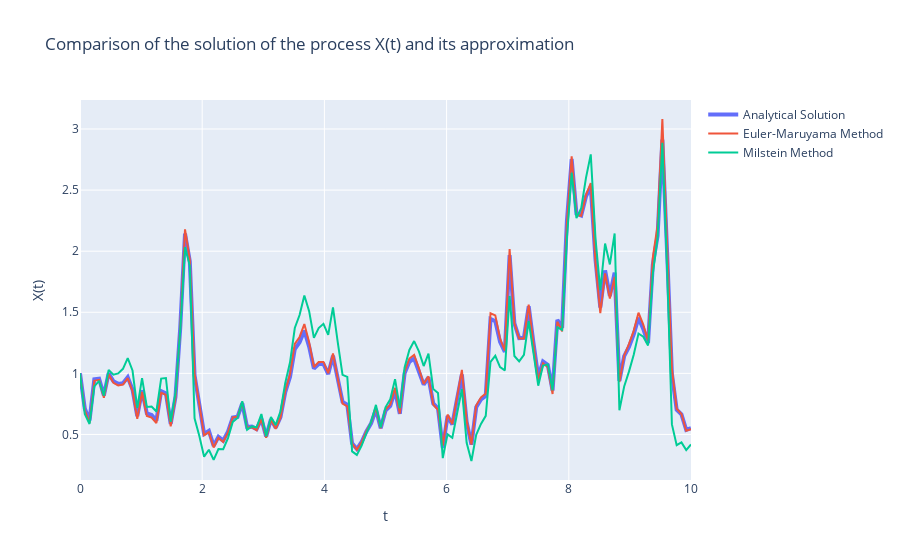

Write notebook code for a chart like this one.
### Code cell
#Plotting
fig = go.Figure()
#Analytical solution
A = df_compare[df_compare.Method == 'Analytical']
#Euler-Maruyama
EM = df_compare[df_compare.Method == 'Euler-Maruyama']
#Milstein
M = df_compare[df_compare.Method == 'Milstein']


#Add traces
fig.add_trace(go.Scatter(x=A.t, y=A.X,
                    mode='lines',
                    line = dict(width=4,),
                    name='Analytical Solution'))
fig.add_trace(go.Scatter(x=EM.t, y=EM.X,
                    mode='lines',
                    name='Euler-Maruyama Method'))
fig.add_trace(go.Scatter(x=M.t, y=M.X,
                    mode='lines',
                    name='Milstein Method'))
fig.update_layout(title='Comparison of the solution of the process X(t) and its approximation',
                   xaxis_title='t',
                   yaxis_title='X(t)')

fig.show()

### Figure 1 — Plotly figure (JSON) as saved in the notebook; plotly's stock layout.template omitted (floating-point values rounded to 4 significant figures; data arrays with more than 128 entries replaced by an {"elided": "..."} marker saying what was removed)
{"data": [{"line": {"width": 4}, "mode": "lines", "name": "Analytical Solution", "type": "scatter", "x": {"elided": "129 float values"}, "y": {"elided": "129 float values"}}, {"mode": "lines", "name": "Euler-Maruyama Method", "type": "scatter", "x": {"elided": "129 float values"}, "y": {"elided": "129 float values"}}, {"mode": "lines", "name": "Milstein Method", "type": "scatter", "x": {"elided": "129 float values"}, "y": {"elided": "129 float values"}}], "layout": {"title": {"text": "Comparison of the solution of the process X(t) and its approximation"}, "xaxis": {"title": {"text": "t"}}, "yaxis": {"title": {"text": "X(t)"}}}}
